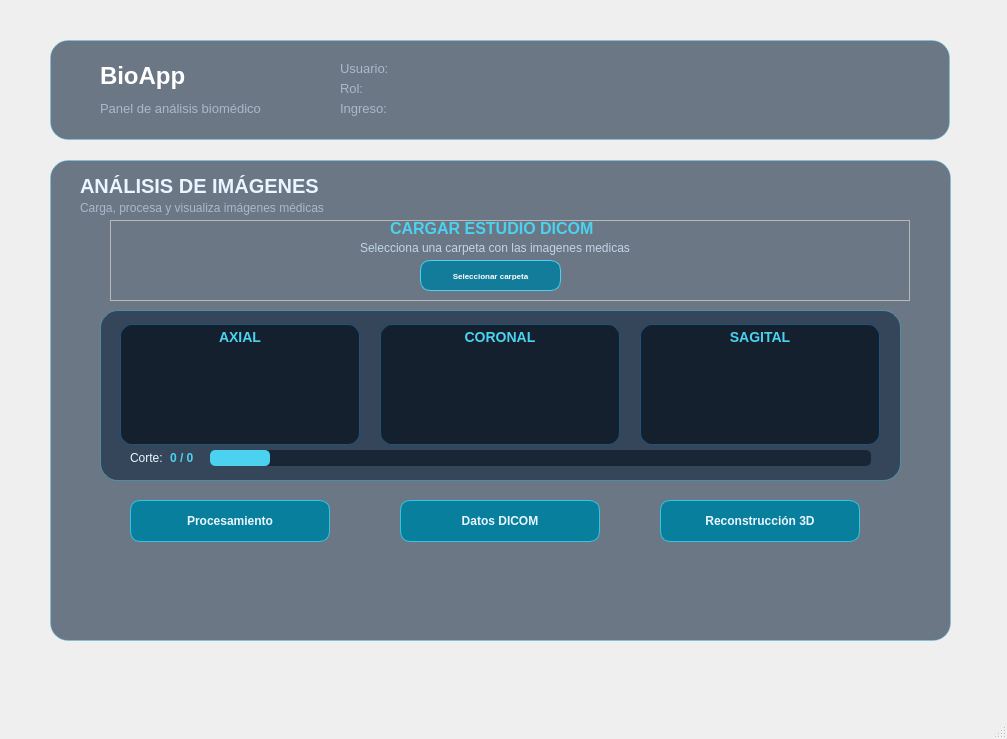
<?xml version="1.0" encoding="UTF-8"?>
<ui version="4.0">
 <class>MainWindow</class>
 <widget class="QMainWindow" name="MainWindow">
  <property name="geometry">
   <rect>
    <x>0</x>
    <y>0</y>
    <width>1007</width>
    <height>739</height>
   </rect>
  </property>
  <property name="windowTitle">
   <string>BioApp | Panel de análisis</string>
  </property>
  <widget class="QWidget" name="centralwidget">
   <property name="styleSheet">
    <string notr="true">QWidget#centralwidget {
    border-image: url(:/imagenes/bioappfondo1.png) 0 0 0 0 stretch stretch;
}</string>
   </property>
   <widget class="QFrame" name="headerFrame">
    <property name="geometry">
     <rect>
      <x>50</x>
      <y>40</y>
      <width>900</width>
      <height>100</height>
     </rect>
    </property>
    <property name="styleSheet">
     <string notr="true">QFrame#headerFrame {
    background-color: rgba(15, 35, 60, 150);
    border: 1px solid rgba(75, 210, 240, 100);
    border-radius: 18px;
}</string>
    </property>
    <property name="frameShape">
     <enum>QFrame::StyledPanel</enum>
    </property>
    <property name="frameShadow">
     <enum>QFrame::Raised</enum>
    </property>
    <widget class="QLabel" name="label">
     <property name="geometry">
      <rect>
       <x>50</x>
       <y>20</y>
       <width>91</width>
       <height>31</height>
      </rect>
     </property>
     <property name="styleSheet">
      <string notr="true">color: #FFFFFF;
font-size: 24px;
font-weight: bold;
background-color: transparent;</string>
     </property>
     <property name="text">
      <string>BioApp</string>
     </property>
    </widget>
    <widget class="QLabel" name="panelSubtituloLabel">
     <property name="geometry">
      <rect>
       <x>50</x>
       <y>60</y>
       <width>181</width>
       <height>16</height>
      </rect>
     </property>
     <property name="styleSheet">
      <string notr="true">color: #A9B8CA;
font-size: 13px;
background-color: transparent;</string>
     </property>
     <property name="text">
      <string>Panel de análisis biomédico</string>
     </property>
    </widget>
    <widget class="QLabel" name="usuarioTextoLabel">
     <property name="geometry">
      <rect>
       <x>290</x>
       <y>20</y>
       <width>55</width>
       <height>16</height>
      </rect>
     </property>
     <property name="styleSheet">
      <string notr="true">color: #A9B8CA;
font-size: 13px;
background-color: transparent;</string>
     </property>
     <property name="text">
      <string>Usuario:</string>
     </property>
    </widget>
    <widget class="QLabel" name="rolTextoLabel">
     <property name="geometry">
      <rect>
       <x>290</x>
       <y>40</y>
       <width>55</width>
       <height>16</height>
      </rect>
     </property>
     <property name="styleSheet">
      <string notr="true">color: #A9B8CA;
font-size: 13px;
background-color: transparent;</string>
     </property>
     <property name="text">
      <string>Rol: </string>
     </property>
    </widget>
    <widget class="QLabel" name="ingresoTextoLabel">
     <property name="geometry">
      <rect>
       <x>290</x>
       <y>60</y>
       <width>55</width>
       <height>16</height>
      </rect>
     </property>
     <property name="styleSheet">
      <string notr="true">color: #A9B8CA;
font-size: 13px;
background-color: transparent;</string>
     </property>
     <property name="text">
      <string>Ingreso:</string>
     </property>
    </widget>
   </widget>
   <widget class="QStackedWidget" name="menuStackedWidget">
    <property name="geometry">
     <rect>
      <x>50</x>
      <y>160</y>
      <width>901</width>
      <height>481</height>
     </rect>
    </property>
    <property name="styleSheet">
     <string notr="true">QStackedWidget#menuStackedWidget {
    background-color: transparent;
    border: none;
}</string>
    </property>
    <widget class="QWidget" name="paginaImagenes">
     <property name="styleSheet">
      <string notr="true">QWidget#paginaImagenes {
    background-color: rgba(15, 35, 60, 150);
    border: 1px solid rgba(75, 210, 240, 100);
    border-radius: 18px;
}</string>
     </property>
     <widget class="QLabel" name="tituloImagenesLabel">
      <property name="geometry">
       <rect>
        <x>30</x>
        <y>10</y>
        <width>251</width>
        <height>31</height>
       </rect>
      </property>
      <property name="styleSheet">
       <string notr="true">QLabel#tituloImagenesLabel {
    color: #EAF6FF;
    background-color: transparent;
    font-size: 20px;
    font-weight: bold;
}</string>
      </property>
      <property name="text">
       <string>ANÁLISIS DE IMÁGENES</string>
      </property>
     </widget>
     <widget class="QLabel" name="descripcionImagenesLabel">
      <property name="geometry">
       <rect>
        <x>30</x>
        <y>40</y>
        <width>271</width>
        <height>16</height>
       </rect>
      </property>
      <property name="styleSheet">
       <string notr="true">QLabel#descripcionImagenesLabel {
    color: #A9B8CA;
    background-color: transparent;
    font-size: 12px;
}</string>
      </property>
      <property name="text">
       <string>Carga, procesa y visualiza imágenes médicas</string>
      </property>
     </widget>
     <widget class="QFrame" name="frame">
      <property name="geometry">
       <rect>
        <x>60</x>
        <y>60</y>
        <width>800</width>
        <height>81</height>
       </rect>
      </property>
      <property name="styleSheet">
       <string notr="true"/>
      </property>
      <property name="frameShape">
       <enum>QFrame::StyledPanel</enum>
      </property>
      <property name="frameShadow">
       <enum>QFrame::Raised</enum>
      </property>
      <widget class="QLabel" name="label_2">
       <property name="geometry">
        <rect>
         <x>280</x>
         <y>0</y>
         <width>221</width>
         <height>16</height>
        </rect>
       </property>
       <property name="styleSheet">
        <string notr="true">QLabel {
    color: #4BD2F0;
    background-color: transparent;
    font-size: 16px;
    font-weight: bold;
}</string>
       </property>
       <property name="text">
        <string>CARGAR ESTUDIO DICOM</string>
       </property>
      </widget>
      <widget class="QLabel" name="label_3">
       <property name="geometry">
        <rect>
         <x>250</x>
         <y>20</y>
         <width>301</width>
         <height>16</height>
        </rect>
       </property>
       <property name="styleSheet">
        <string notr="true">QLabel {
    color: #C2D5E8;
    background-color: transparent;
    font-size: 12px;
}</string>
       </property>
       <property name="text">
        <string>Selecciona una carpeta con las imagenes medicas </string>
       </property>
      </widget>
      <widget class="QPushButton" name="cargarDicomButton">
       <property name="geometry">
        <rect>
         <x>310</x>
         <y>40</y>
         <width>141</width>
         <height>31</height>
        </rect>
       </property>
       <property name="font">
        <font>
         <pointsize>6</pointsize>
         <weight>75</weight>
         <bold>true</bold>
        </font>
       </property>
       <property name="styleSheet">
        <string notr="true">QPushButton#cargarDicomButton {
    background-color: #147C9B;
    color: #FFFFFF;
    border: 1px solid #4BD2F0;
    border-radius: 10px;
    padding: 10px 18px;
    font-weight: bold;
}

QPushButton#cargarDicomButton:hover {
    background-color: #1A9FC2;
}</string>
       </property>
       <property name="text">
        <string>Seleccionar carpeta</string>
       </property>
      </widget>
     </widget>
     <widget class="QFrame" name="tarjetaVisualizacionFrame">
      <property name="geometry">
       <rect>
        <x>50</x>
        <y>150</y>
        <width>801</width>
        <height>171</height>
       </rect>
      </property>
      <property name="styleSheet">
       <string notr="true">QFrame#tarjetaVisualizacionFrame {
    background-color: rgba(15, 35, 60, 150);
    border: 1px solid rgba(75, 210, 240, 100);
    border-radius: 18px;
}</string>
      </property>
      <property name="frameShape">
       <enum>QFrame::StyledPanel</enum>
      </property>
      <property name="frameShadow">
       <enum>QFrame::Raised</enum>
      </property>
      <widget class="QLabel" name="vistaAxialLabel">
       <property name="geometry">
        <rect>
         <x>20</x>
         <y>14</y>
         <width>240</width>
         <height>121</height>
        </rect>
       </property>
       <property name="styleSheet">
        <string notr="true">QLabel {
    background-color: rgba(5, 15, 28, 180);
    color: #4BD2F0;
    border: 1px solid #1C5577;
    border-radius: 12px;
    font-size: 14px;
    font-weight: bold;
}</string>
       </property>
       <property name="text">
        <string>AXIAL</string>
       </property>
       <property name="alignment">
        <set>Qt::AlignHCenter|Qt::AlignTop</set>
       </property>
      </widget>
      <widget class="QLabel" name="vistaCoronalLabel">
       <property name="geometry">
        <rect>
         <x>280</x>
         <y>14</y>
         <width>240</width>
         <height>121</height>
        </rect>
       </property>
       <property name="styleSheet">
        <string notr="true">QLabel {
    background-color: rgba(5, 15, 28, 180);
    color: #4BD2F0;
    border: 1px solid #1C5577;
    border-radius: 12px;
    font-size: 14px;
    font-weight: bold;
}</string>
       </property>
       <property name="text">
        <string>CORONAL</string>
       </property>
       <property name="alignment">
        <set>Qt::AlignHCenter|Qt::AlignTop</set>
       </property>
      </widget>
      <widget class="QLabel" name="vistaSagitalLabel">
       <property name="geometry">
        <rect>
         <x>540</x>
         <y>14</y>
         <width>240</width>
         <height>121</height>
        </rect>
       </property>
       <property name="styleSheet">
        <string notr="true">QLabel {
    background-color: rgba(5, 15, 28, 180);
    color: #4BD2F0;
    border: 1px solid #1C5577;
    border-radius: 12px;
    font-size: 14px;
    font-weight: bold;
}</string>
       </property>
       <property name="text">
        <string>SAGITAL</string>
       </property>
       <property name="alignment">
        <set>Qt::AlignHCenter|Qt::AlignTop</set>
       </property>
      </widget>
      <widget class="QLabel" name="corteLabel">
       <property name="geometry">
        <rect>
         <x>30</x>
         <y>140</y>
         <width>55</width>
         <height>16</height>
        </rect>
       </property>
       <property name="styleSheet">
        <string notr="true">QLabel {
    color: #EAF6FF;
    background-color: transparent;
    font-size: 12px;
}</string>
       </property>
       <property name="text">
        <string>Corte:</string>
       </property>
      </widget>
      <widget class="QLabel" name="indiceCorteLabel">
       <property name="geometry">
        <rect>
         <x>70</x>
         <y>140</y>
         <width>55</width>
         <height>16</height>
        </rect>
       </property>
       <property name="styleSheet">
        <string notr="true">QLabel {
    color: #4BD2F0;
    background-color: transparent;
    font-size: 12px;
    font-weight: bold;
}</string>
       </property>
       <property name="text">
        <string>0 / 0</string>
       </property>
      </widget>
      <widget class="QScrollBar" name="scrollCortes">
       <property name="geometry">
        <rect>
         <x>110</x>
         <y>140</y>
         <width>661</width>
         <height>16</height>
        </rect>
       </property>
       <property name="styleSheet">
        <string notr="true">QScrollBar:horizontal {
    background: rgba(5, 15, 28, 150);
    height: 10px;
    border-radius: 5px;
}

QScrollBar::handle:horizontal {
    background: #4BD2F0;
    min-width: 20px;
    border-radius: 5px;
}

QScrollBar::handle:horizontal:hover {
    background: #7DE5F7;
}

QScrollBar::add-line:horizontal,
QScrollBar::sub-line:horizontal {
    width: 0px;
}</string>
       </property>
       <property name="maximum">
        <number>100</number>
       </property>
       <property name="orientation">
        <enum>Qt::Horizontal</enum>
       </property>
      </widget>
     </widget>
     <widget class="QPushButton" name="btnProcesamiento">
      <property name="geometry">
       <rect>
        <x>80</x>
        <y>340</y>
        <width>200</width>
        <height>42</height>
       </rect>
      </property>
      <property name="styleSheet">
       <string notr="true">
QPushButton {
    background-color: #087F9C;
    color: #EAF6FF;
    border: 1px solid #36C5E0;
    border-radius: 10px;
    font-size: 12px;
    font-weight: bold;
    padding: 6px;
}

QPushButton:hover {
    background-color: #119DBB;
    border: 1px solid #70E4F5;
}

QPushButton:pressed {
    background-color: #075D75;
}
</string>
      </property>
      <property name="text">
       <string>Procesamiento</string>
      </property>
     </widget>
     <widget class="QPushButton" name="btnDatosDICOM">
      <property name="geometry">
       <rect>
        <x>350</x>
        <y>340</y>
        <width>200</width>
        <height>42</height>
       </rect>
      </property>
      <property name="styleSheet">
       <string notr="true">
QPushButton {
    background-color: #087F9C;
    color: #EAF6FF;
    border: 1px solid #36C5E0;
    border-radius: 10px;
    font-size: 12px;
    font-weight: bold;
    padding: 6px;
}

QPushButton:hover {
    background-color: #119DBB;
    border: 1px solid #70E4F5;
}

QPushButton:pressed {
    background-color: #075D75;
}
</string>
      </property>
      <property name="text">
       <string>Datos DICOM</string>
      </property>
     </widget>
     <widget class="QPushButton" name="btnReconstruccion3D">
      <property name="geometry">
       <rect>
        <x>610</x>
        <y>340</y>
        <width>200</width>
        <height>42</height>
       </rect>
      </property>
      <property name="styleSheet">
       <string notr="true">
QPushButton {
    background-color: #087F9C;
    color: #EAF6FF;
    border: 1px solid #36C5E0;
    border-radius: 10px;
    font-size: 12px;
    font-weight: bold;
    padding: 6px;
}

QPushButton:hover {
    background-color: #119DBB;
    border: 1px solid #70E4F5;
}

QPushButton:pressed {
    background-color: #075D75;
}
</string>
      </property>
      <property name="text">
       <string>Reconstrucción 3D</string>
      </property>
     </widget>
    </widget>
    <widget class="QWidget" name="paginaSenales">
     <property name="styleSheet">
      <string notr="true">QWidget#paginaSenales {
    background-color: rgba(15, 35, 60, 150);
    border: 1px solid rgba(75, 210, 240, 100);
    border-radius: 18px;
}</string>
     </property>
     <widget class="QTabWidget" name="senalesTabwidget">
      <property name="geometry">
       <rect>
        <x>0</x>
        <y>0</y>
        <width>911</width>
        <height>481</height>
       </rect>
      </property>
      <property name="styleSheet">
       <string notr="true">
QTabWidget::pane {
    background-color: rgba(5, 28, 48, 220);
    border: 1px solid #1B7896;
    border-radius: 10px;
    padding: 8px;
}

QTabBar::tab {
    background-color: #12364F;
    color: white;
    border: 1px solid #1B7896;
    border-bottom: none;
    border-top-left-radius: 8px;
    border-top-right-radius: 8px;
    min-width: 150px;
    min-height: 35px;
    padding: 6px 15px;
    font-size: 13px;
    font-weight: bold;
}

QTabBar::tab:selected {
    background-color: #087F9B;
    color: white;
    border: 1px solid #42DDF5;
}

QTabBar::tab:hover {
    background-color: #17617D;
    color: #42DDF5;
}
QWidget#tabArchivos {
    background-color: rgba(8, 35, 55, 180);
    border: none;
}
</string>
      </property>
      <property name="currentIndex">
       <number>2</number>
      </property>
      <widget class="QWidget" name="tabArchivos">
       <property name="styleSheet">
        <string notr="true">QWidget#tabArchivos {
    background-color: rgba(8, 35, 55, 180);
    border: none;
}</string>
       </property>
       <attribute name="title">
        <string>Archivos</string>
       </attribute>
       <widget class="QFrame" name="frameCargaArchivo">
        <property name="geometry">
         <rect>
          <x>20</x>
          <y>15</y>
          <width>861</width>
          <height>330</height>
         </rect>
        </property>
        <property name="styleSheet">
         <string notr="true">background-color: rgba(5, 28, 48, 210); border: 1px solid #1B7896; border-radius: 15px;</string>
        </property>
        <property name="frameShape">
         <enum>QFrame::StyledPanel</enum>
        </property>
        <property name="frameShadow">
         <enum>QFrame::Raised</enum>
        </property>
        <widget class="QLabel" name="tituloCargaArchivoLabel">
         <property name="geometry">
          <rect>
           <x>10</x>
           <y>15</y>
           <width>841</width>
           <height>30</height>
          </rect>
         </property>
         <property name="styleSheet">
          <string notr="true">color: #42DDF5;
font-size: 16px;
font-weight: bold;
background: transparent;
border: none;</string>
         </property>
         <property name="text">
          <string>	CARGAR ARCHIVO DE SEÑALES</string>
         </property>
         <property name="alignment">
          <set>Qt::AlignCenter</set>
         </property>
        </widget>
        <widget class="QPushButton" name="cargarArchivoButton">
         <property name="geometry">
          <rect>
           <x>280</x>
           <y>85</y>
           <width>300</width>
           <height>50</height>
          </rect>
         </property>
         <property name="styleSheet">
          <string notr="true">
QPushButton {
    background-color: #087F9C;
    color: #EAF6FF;
    border: 1px solid #36C5E0;
    border-radius: 10px;
    font-size: 12px;
    font-weight: bold;
    padding: 6px;
}

QPushButton:hover {
    background-color: #119DBB;
    border: 1px solid #70E4F5;
}

QPushButton:pressed {
    background-color: #075D75;
}
</string>
         </property>
         <property name="text">
          <string>SELECCIONAR ARCHIVO</string>
         </property>
        </widget>
        <widget class="QLabel" name="archivoSeleccionadoLabel">
         <property name="geometry">
          <rect>
           <x>60</x>
           <y>165</y>
           <width>741</width>
           <height>35</height>
          </rect>
         </property>
         <property name="styleSheet">
          <string notr="true">QLabel {
    background-color: rgba(8, 127, 156, 35);
    color: #EAF6FF;
    border: 1px solid #36C5E0;
    border-radius: 10px;
    font-size: 12px;
    font-weight: bold;
    padding: 6px;
}</string>
         </property>
         <property name="text">
          <string>Ningún archivo seleccionado</string>
         </property>
         <property name="alignment">
          <set>Qt::AlignCenter</set>
         </property>
        </widget>
        <widget class="QLabel" name="formatosArchivoLabel">
         <property name="geometry">
          <rect>
           <x>60</x>
           <y>215</y>
           <width>741</width>
           <height>25</height>
          </rect>
         </property>
         <property name="styleSheet">
          <string notr="true">color: #42DDF5;
font-size: 11px;
font-weight: bold;
background: transparent;
border: none;</string>
         </property>
         <property name="text">
          <string>	FORMATOS PERMITIDOS: CSV y MAT</string>
         </property>
         <property name="alignment">
          <set>Qt::AlignCenter</set>
         </property>
        </widget>
        <widget class="QLabel" name="estadoCargaLabel">
         <property name="geometry">
          <rect>
           <x>60</x>
           <y>265</y>
           <width>741</width>
           <height>35</height>
          </rect>
         </property>
         <property name="styleSheet">
          <string notr="true">color: #70E4F5;
background-color: rgba(8, 127, 156, 35);
border: 1px solid #36C5E0;
border-radius: 8px;
font-size: 12px;
font-weight: bold;</string>
         </property>
         <property name="text">
          <string>ESTADO: ESPERANDO ARCHIVO...</string>
         </property>
         <property name="alignment">
          <set>Qt::AlignCenter</set>
         </property>
        </widget>
       </widget>
      </widget>
      <widget class="QWidget" name="tabCSV">
       <property name="styleSheet">
        <string notr="true">QWidget#tabCSV {
    background-color: #082337;
    border: none;
}</string>
       </property>
       <attribute name="title">
        <string>Análisis CSV</string>
       </attribute>
       <widget class="QFrame" name="frameInformacionCSV">
        <property name="geometry">
         <rect>
          <x>20</x>
          <y>15</y>
          <width>871</width>
          <height>155</height>
         </rect>
        </property>
        <property name="styleSheet">
         <string notr="true">QFrame#frameInformacionCSV {
    background-color: rgba(5, 28, 48, 210);
    border: 1px solid #36C5E0;
    border-radius: 12px;
}</string>
        </property>
        <property name="frameShape">
         <enum>QFrame::StyledPanel</enum>
        </property>
        <property name="frameShadow">
         <enum>QFrame::Raised</enum>
        </property>
        <widget class="QLabel" name="tituloInformacionCSVLabel">
         <property name="geometry">
          <rect>
           <x>10</x>
           <y>10</y>
           <width>851</width>
           <height>30</height>
          </rect>
         </property>
         <property name="styleSheet">
          <string notr="true">color: #36C5E0;
font-size: 14px;
font-weight: bold;
background: transparent;
border: none;</string>
         </property>
         <property name="text">
          <string>INFORMACIÓN DEL ARCHIVO CSV</string>
         </property>
         <property name="alignment">
          <set>Qt::AlignCenter</set>
         </property>
        </widget>
        <widget class="QPushButton" name="infoCSVButton">
         <property name="geometry">
          <rect>
           <x>180</x>
           <y>55</y>
           <width>200</width>
           <height>40</height>
          </rect>
         </property>
         <property name="styleSheet">
          <string notr="true">QPushButton {
    background-color: #087F9C;
    color: #EAF6FF;
    border: 1px solid #36C5E0;
    border-radius: 10px;
    font-size: 12px;
    font-weight: bold;
    padding: 6px;
}

QPushButton:hover {
    background-color: #119DBB;
    border: 1px solid #70E4F5;
}

QPushButton:pressed {
    background-color: #075D75;
}</string>
         </property>
         <property name="text">
          <string>	INFO</string>
         </property>
        </widget>
        <widget class="QPushButton" name="describeCSVButton">
         <property name="geometry">
          <rect>
           <x>490</x>
           <y>55</y>
           <width>200</width>
           <height>40</height>
          </rect>
         </property>
         <property name="styleSheet">
          <string notr="true">QPushButton {
    background-color: #087F9C;
    color: #EAF6FF;
    border: 1px solid #36C5E0;
    border-radius: 10px;
    font-size: 12px;
    font-weight: bold;
    padding: 6px;
}

QPushButton:hover {
    background-color: #119DBB;
    border: 1px solid #70E4F5;
}

QPushButton:pressed {
    background-color: #075D75;
}</string>
         </property>
         <property name="text">
          <string>DESCRIBE</string>
         </property>
        </widget>
       </widget>
       <widget class="QTableWidget" name="tablaResultadosCSV">
        <property name="geometry">
         <rect>
          <x>20</x>
          <y>185</y>
          <width>861</width>
          <height>155</height>
         </rect>
        </property>
        <property name="styleSheet">
         <string notr="true">QTableWidget#tablaResultadosCSV {
    background-color: #071B2E;
    color: #FFFFFF;
    gridline-color: #167A9B;
    border: 1px solid #167A9B;
    border-radius: 6px;
    font-size: 9pt;
}

QHeaderView::section {
    background-color: #0D2940;
    color: #39D9F2;
    padding: 6px;
    border: 1px solid #167A9B;
    font-weight: bold;
}

QTableWidget::item {
    padding: 5px;
}

QTableWidget::item:selected {
    background-color: #167A9B;
    color: #FFFFFF;
}

/* Fondo de los espacios vacíos de los encabezados */
QHeaderView {
    background-color: #0D2940;
}

/* Esquina superior izquierda */
QTableCornerButton::section {
    background-color: #0D2940;
    border: 1px solid #167A9B;
}

/* Barra de desplazamiento vertical */
QScrollBar:vertical {
    background-color: #071B2E;
    width: 10px;
    border: none;
}

QScrollBar::handle:vertical {
    background-color: #167A9B;
    border-radius: 4px;
    min-height: 25px;
}

QScrollBar::handle:vertical:hover {
    background-color: #39D9F2;
}

QScrollBar::add-line:vertical,
QScrollBar::sub-line:vertical {
    background: #071B2E;
    border: none;
}
</string>
        </property>
        <property name="rowCount">
         <number>5</number>
        </property>
        <property name="columnCount">
         <number>2</number>
        </property>
        <attribute name="horizontalHeaderStretchLastSection">
         <bool>true</bool>
        </attribute>
        <row/>
        <row/>
        <row/>
        <row/>
        <row/>
        <column>
         <property name="text">
          <string>CAMPO</string>
         </property>
        </column>
        <column>
         <property name="text">
          <string>RESULTADO</string>
         </property>
        </column>
       </widget>
       <widget class="QPushButton" name="analizarGraficasCSVButton">
        <property name="geometry">
         <rect>
          <x>330</x>
          <y>350</y>
          <width>220</width>
          <height>45</height>
         </rect>
        </property>
        <property name="styleSheet">
         <string notr="true">QPushButton {
    background-color: #087F9C;
    color: #EAF6FF;
    border: 1px solid #36C5E0;
    border-radius: 10px;
    font-size: 12px;
    font-weight: bold;
    padding: 6px;
}

QPushButton:hover {
    background-color: #119DBB;
    border: 1px solid #70E4F5;
}

QPushButton:pressed {
    background-color: #075D75;
}</string>
        </property>
        <property name="text">
         <string>	ANALIZAR GRÁFICAS</string>
        </property>
       </widget>
      </widget>
      <widget class="QWidget" name="tabMAT">
       <property name="styleSheet">
        <string notr="true">QWidget#tabMAT {
    background-color: rgba(8, 35, 55, 180);
    border: none;
}</string>
       </property>
       <attribute name="title">
        <string>Análisis MAT</string>
       </attribute>
       <widget class="QFrame" name="presentacionMATFrame">
        <property name="geometry">
         <rect>
          <x>15</x>
          <y>20</y>
          <width>870</width>
          <height>300</height>
         </rect>
        </property>
        <property name="styleSheet">
         <string notr="true">QFrame#presentacionMATFrame {
    background-color: #0D2940;
    border: 1px solid #167A9B;
    border-radius: 18px;
}</string>
        </property>
        <property name="frameShape">
         <enum>QFrame::StyledPanel</enum>
        </property>
        <property name="frameShadow">
         <enum>QFrame::Raised</enum>
        </property>
        <widget class="QLabel" name="tituloPresentacionMATLabel">
         <property name="geometry">
          <rect>
           <x>20</x>
           <y>35</y>
           <width>830</width>
           <height>40</height>
          </rect>
         </property>
         <property name="styleSheet">
          <string notr="true">QLabel#tituloPresentacionMATLabel {
    color: #39D9F2;
    font-size: 22px;
    font-weight: bold;
    background: transparent;
    border: none;
}</string>
         </property>
         <property name="text">
          <string>ANÁLISIS DE SEÑALES MAT</string>
         </property>
         <property name="alignment">
          <set>Qt::AlignCenter</set>
         </property>
        </widget>
        <widget class="QLabel" name="descripcionMATLabel">
         <property name="geometry">
          <rect>
           <x>40</x>
           <y>100</y>
           <width>790</width>
           <height>45</height>
          </rect>
         </property>
         <property name="styleSheet">
          <string notr="true">QLabel#descripcionMATLabel {
    color: #FFFFFF;
    font-size: 12px;
    background: transparent;
    border: none;
}</string>
         </property>
         <property name="text">
          <string>Herramientas para el procesamiento y análisis de matrices de señales.</string>
         </property>
         <property name="alignment">
          <set>Qt::AlignCenter</set>
         </property>
        </widget>
        <widget class="QLabel" name="iconoMATLabel">
         <property name="geometry">
          <rect>
           <x>405</x>
           <y>145</y>
           <width>60</width>
           <height>40</height>
          </rect>
         </property>
         <property name="styleSheet">
          <string notr="true">QLabel#iconoMATLabel {
    color: #39D9F2;
    font-size: 50px;
    background: transparent;
    border: none;
}</string>
         </property>
         <property name="text">
          <string>▤</string>
         </property>
         <property name="alignment">
          <set>Qt::AlignCenter</set>
         </property>
        </widget>
        <widget class="QLabel" name="archivoMATLabel">
         <property name="geometry">
          <rect>
           <x>200</x>
           <y>185</y>
           <width>470</width>
           <height>25</height>
          </rect>
         </property>
         <property name="styleSheet">
          <string notr="true">QLabel#archivoMATLabel {
    color: #FFFFFF;
    font-size: 13px;
    font-weight: bold;
    background: transparent;
    border: none;
}</string>
         </property>
         <property name="text">
          <string>ARCHIVO MAT SELECCIONADO</string>
         </property>
         <property name="alignment">
          <set>Qt::AlignCenter</set>
         </property>
        </widget>
        <widget class="QPushButton" name="abrirAnalisisMATButton">
         <property name="geometry">
          <rect>
           <x>300</x>
           <y>235</y>
           <width>270</width>
           <height>45</height>
          </rect>
         </property>
         <property name="styleSheet">
          <string notr="true">QPushButton#abrirAnalisisMATButton {
    background-color: #087F9C;
    color: #FFFFFF;
    border: 1px solid #36C5E0;
    border-radius: 10px;
    font-size: 13px;
    font-weight: bold;
    padding: 6px;
}

QPushButton#abrirAnalisisMATButton:hover {
    background-color: #119DBB;
    border: 1px solid #70E4F5;
}

QPushButton#abrirAnalisisMATButton:pressed {
    background-color: #075D75;
}</string>
         </property>
         <property name="text">
          <string>ABRIR ANÁLISIS MAT</string>
         </property>
        </widget>
       </widget>
      </widget>
     </widget>
    </widget>
   </widget>
  </widget>
  <widget class="QMenuBar" name="menubar">
   <property name="geometry">
    <rect>
     <x>0</x>
     <y>0</y>
     <width>1007</width>
     <height>26</height>
    </rect>
   </property>
  </widget>
  <widget class="QStatusBar" name="statusbar"/>
 </widget>
 <resources>
  <include location="../Recursos/bioapp.qrc"/>
 </resources>
 <connections/>
</ui>
